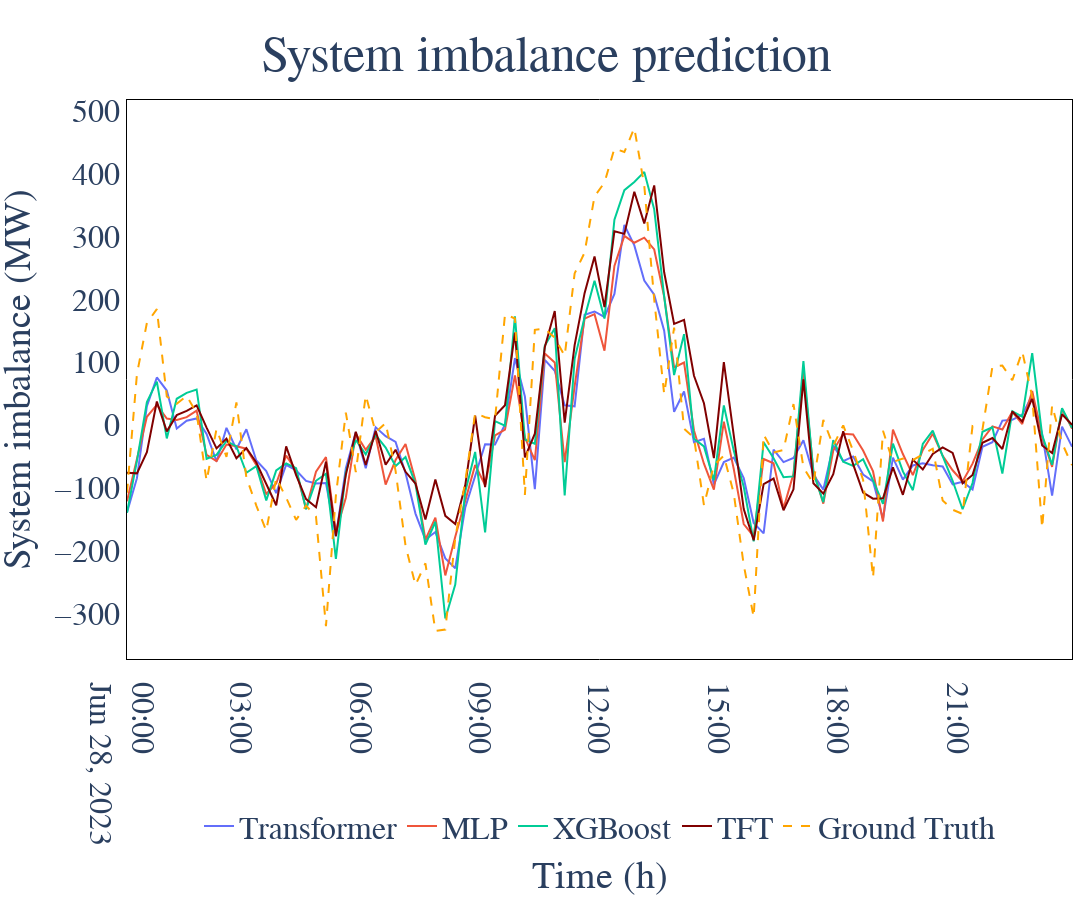

Write notebook code for a chart like this one.
### Code cell
fig = go.Figure()
fig.add_trace(go.Scatter(x=x, y=unpickled_data['transformer_fl_test_res.pkl']['preds'][start_ind:end_ind, 0].squeeze().cpu(), mode='lines', name=f'Transformer'))
fig.add_trace(go.Scatter(x=x, y=unpickled_data['mlp_fl_test_res.pkl']['preds'][0][start_ind:end_ind].squeeze().cpu(), mode='lines', name=f'MLP'))
fig.add_trace(go.Scatter(x=x, y=unpickled_data['xgboost_fl_test_res.pkl']['preds'][0][start_ind:end_ind].squeeze(), mode='lines', name=f'XGBoost'))
fig.add_trace(go.Scatter(x=x, y=unpickled_data['tft_test_res.pkl']['preds'][start_ind:end_ind,0], mode='lines', name=f'TFT', line=dict(color="maroon")))

fig.add_trace(go.Scatter(x=x, y=unpickled_data['mlp_fl_test_res.pkl']['gt'][0][start_ind:end_ind].squeeze().cpu(), mode='lines', name='Ground Truth', line=dict(dash='dash', color='orange')))

# fig.add_trace(go.Scatter(x=x, y=unpickled_data['transformer_fl_test_res.pkl']['preds'][start_ind:end_ind, 1].squeeze().cpu(), mode='lines', name=f'Transformer'))
# fig.add_trace(go.Scatter(x=x, y=unpickled_data['mlp_fl_test_res.pkl']['preds'][1][start_ind:end_ind].squeeze().cpu(), mode='lines', name=f'MLP'))
# fig.add_trace(go.Scatter(x=x, y=unpickled_data['xgboost_fl_test_res.pkl']['preds'][1][start_ind:end_ind].squeeze(), mode='lines', name=f'XGBoost'))

# fig.add_trace(go.Scatter(x=x, y=unpickled_data['mlp_fl_test_res.pkl']['gt'][1][start_ind:end_ind].squeeze().cpu(), mode='lines', name='Ground Truth', line=dict(dash='dash', color='orange')))

fig.update_layout(
    font=dict(size=32, family="Times New Roman"), 
    title=dict(x=0.5, y=0.96, text='System imbalance prediction', font=dict(size=50)),
    xaxis_title='Time (h)',
    yaxis_title='System imbalance (MW)',
    bargap=0.05, # small gap between bars for better visualization
    legend=dict(
        x=0.5,
        y=-0.25,  # You might need to adjust this value based on your specific figure
        xanchor='center',
        yanchor='top',
        orientation='h'  # Horizontal orientation
    ),
    margin=dict(l=20, r=20, t=100, b=20),   # Adjust bottom margin to ensure legend is visible
    plot_bgcolor='white',
    width=1983,  # Width as calculated for 4/5 of A4 paper width
    height=900,  # Example height, adjust as needed
)

# Customize x-axis and y-axis line properties
fig.update_xaxes(showline=True, linewidth=1, linecolor='black', mirror=True, tickfont=dict(size=32))
fig.update_yaxes(showline=True, linewidth=1, linecolor='black', mirror=True, tickfont=dict(size=32))

# Show plot
fig.show(config={'staticPlot': True})
pio.write_image(fig, 'predicitons_fl.pdf')
